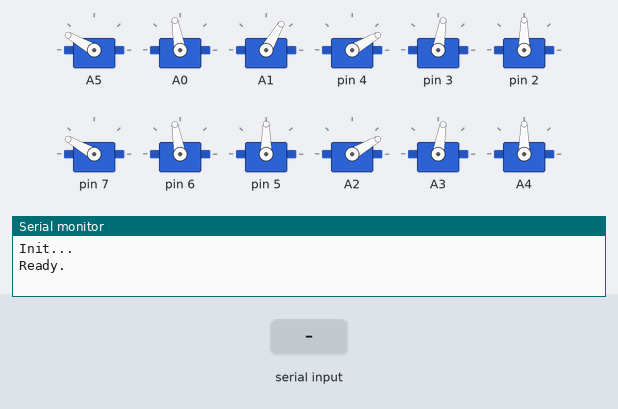
This sketch was run on a simulated Arduino Uno, built with avr-gcc and run on an emulated ATmega328P. On the bench: 12 × servo, the last lines printed to the serial monitor. Inputs (shaded band) come from the test bench.

Above: at 5.4 s.
5.5 s: "e" received over Serial
At 6.2 s:
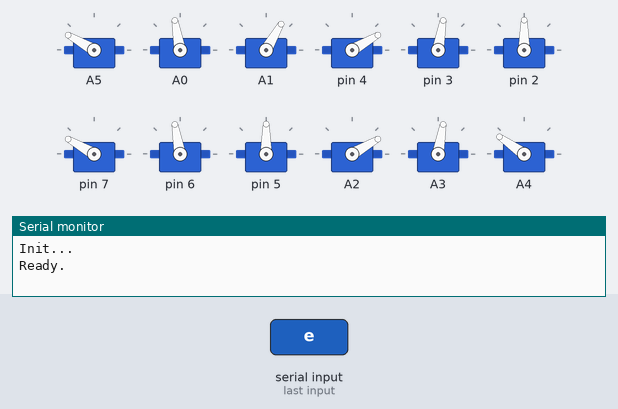
9.0 s: "90,45\n" received over Serial
At 14.3 s:
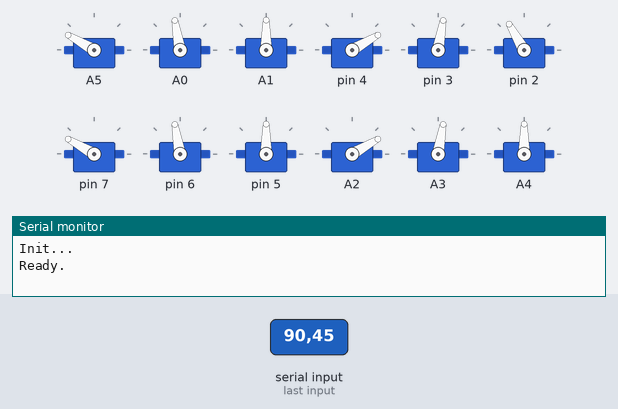
16.2 s: byte 105 ('i') received over Serial
19.7 s: byte 108 ('l') received over Serial
41.7 s: "h" received over Serial
At 47.1 s:
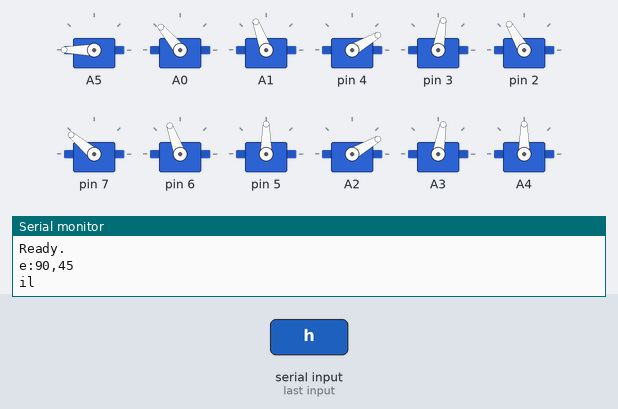
62.3 s: "k" received over Serial
At 74.6 s:
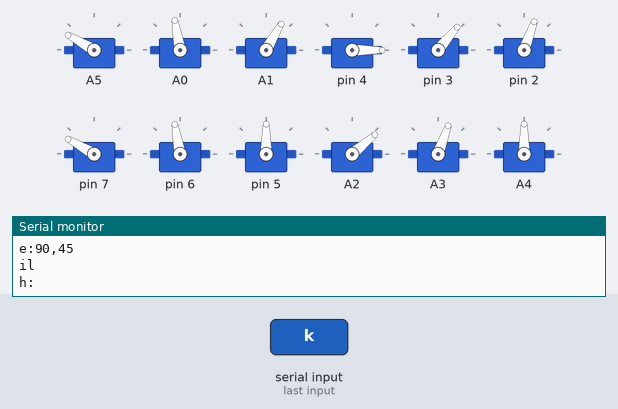
Timing chart, 0 to 82.5 s (numbered marks = the images above; inputs shaded):
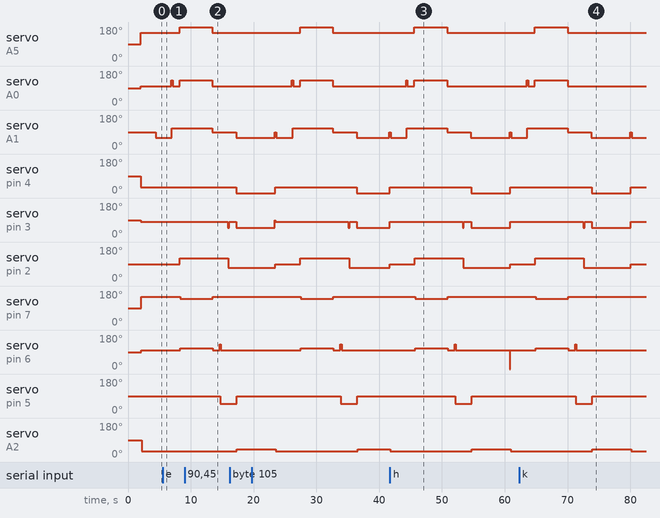

Measured:
- after the input at 41.7 s, servo on A4: goes on until 45.8 s, then stays 90°
- after the input at 62.3 s, servo on A0: goes on until 70.0 s, then stays 100°

The sketch:

synchrobot-mini-spider-v1.ino
```cpp
#include "quadbot.h"

Quadbot* bot;

void setup() {
  Serial.begin(115200);
  Serial.println("Init...");
  bot = new Quadbot(A5, A0, A1,
                    4, 3, 2,
                    7, 6, 5,
                    A2, A3, A4);

  bot->
    a()->hip()->setLimits(45, 145)->bot->
    b()->hip()->setLimits(35, 130)->bot->
    c()->hip()->setLimits(50, 150)->bot->
    d()->hip()->setLimits(45, 145)->bot->
    setSpeed(fastest)->
    wait(2000)->
    goStand()->wait(2000)
  ;
  Serial.println("Ready.");
}

void loop() {
  if(Serial.available() > 0) {
    char jointLetter = Serial.read();
    String posString = Serial.readString();
    Serial.print(jointLetter);
    Serial.print(":");
    Serial.println(posString);
    setJoint(jointLetter, posString.toInt());
  }
  bot->
    goWalk(1)
  ;
}

void setJoint(char jointLetter, int pos) {
  int leg =
    jointLetter <= 'c' ? 0 :
    (jointLetter <= 'f' ? 1 :
    (jointLetter <= 'i' ? 2 :
    (jointLetter <= 'l' ? 3 : -1)));
  int joint =
    jointLetter == 'a' || jointLetter == 'd' || jointLetter == 'g' || jointLetter == 'j' ? 0 :
    (jointLetter == 'b' || jointLetter == 'e' || jointLetter == 'h' || jointLetter == 'k' ? 1 :
    (jointLetter == 'c' || jointLetter == 'f' || jointLetter == 'i' || jointLetter == 'l' ? 2 : -1));
  if(leg < 0 || joint < 0 || leg > 3 || joint > 2) {
    Serial.print("Error:");
    Serial.print(jointLetter);
    Serial.print(":");
    Serial.print(leg);
    Serial.print(":");
    Serial.println(joint);
  } else {
    bot->leg(leg)->joint(joint)->set(pos)->go();
  }
}
```

joint.h
```cpp
#include "quadbot.h"
#ifndef Joint_h
#define Joint_h
#include <Arduino.h>
#include <Servo.h>
class Quadbot;
class Leg;

// "clockwise" means standing the servo motor with the white join facing down, and on the top side of the view, looking straight down on the servo. This means the number gets greater as it goes clockwise in this manner, and less as it goes counter-clockwise.
// This is used to orient the joints to understand the direction
// Clockwise means bigger, and if clockwise is false then it offsets in the other direction (lower number)

class Joint {
  private:
  int pos;
  int movePos;
  int lastPos;
  int minPos;
  int midPos;
  int maxPos;
  bool clockwise;

  public:
  Quadbot* bot;
  Leg* leg;
  Servo servo;

  Joint(Quadbot* inBot, Leg* inLeg, bool newClockwise, int pin) {
    bot = inBot;
    leg = inLeg;
    clockwise = newClockwise;
    servo.attach(pin);
    setLimits(0, 180);
    lastPos = midPos;
    movePos = lastPos;
    middle();
  }

  Joint* setLimits(int newMinPos, int newMaxPos) {
    minPos = newMinPos;
    maxPos = newMaxPos;
    midPos = 90;
    return this;
  }

  int getPos() {
    return clockwise ? pos : 180 - pos;
  }

  int getLastPos() {
    return clockwise ? lastPos : 180 - lastPos;
  }

  Joint* set(int newPos) {
    pos = clip(clockwise ? newPos : 180 - newPos);
    movePos = lastPos;
    return this;
  }

  Joint* offset(int offset) {
    return set(pos + offset);
  }

  Joint* offsetGo(int offset) {
    return set(pos + offset)->go();
  }

  Joint* setGo(int newPos) {
    pos = clip(clockwise ? newPos : 180 - newPos);
    movePos = lastPos;
    go();
    return this;
  }

  Joint* go() {
    go(180);
    return this;
  }

  bool go(int increment) {
    if(movePos == pos) return true;
    bool positive = (movePos < pos);
    movePos += positive ? increment : -increment;
    movePos = (positive && movePos >= pos) || (!positive && movePos <=pos) ? pos : movePos;
    servo.write(movePos);
    if(movePos == pos) {
      lastPos = pos;
      return true;
    } else {
      return false;
    }
  }

  int clip(int newPos) {
    newPos = newPos < minPos ? minPos : newPos;
    newPos = newPos > maxPos ? maxPos : newPos;
    return newPos;
  }

  Joint* minimum() {
    set(minPos);
    return this;
  }

  Joint* middle() {
    set(midPos);
    return this;
  }

  Joint* maximum() {
    set(maxPos);
    return this;
  }

  Joint* wait(int millis) {
    delay(millis);
    return this;
  }
};
#endif
```

leg.h
```cpp
#ifndef Leg_h
#define Leg_h
#include <Arduino.h>
#include "joint.h"
class Quadbot;

class Leg {
  public:
  Joint* joints[3];
  Quadbot* bot;
  Leg(Quadbot* inBot,
      bool footClockwise, int footPin,
      bool thighClockwise, int thighPin,
      bool hipClockwise, int hipPin) {
    bot = inBot;
    joints[0] = new Joint(bot, this, footClockwise, footPin);
    joints[1] = new Joint(bot, this, thighClockwise, thighPin);
    joints[2] = new Joint(bot, this, hipClockwise, hipPin);
  }

  Joint* joint(int i) {
    return joints[i];
  }

  Joint* foot() {
    return joint(0);
  }

  Joint* thigh() {
    return joint(1);
  }

  Joint* hip() {
    return joint(2);
  }

  Leg* go() {
    go(180);
    return this;
  }

  bool go(int increment) {
    bool moved = true;
    for(int i = 0; i < 3; i++) {
      moved = joint(i)->go(increment) && moved;
    }
    return moved;
  }

  Leg* goRaise() {
    thigh()->set(130)->go();
  }

  Leg* goLower() {
    thigh()->set(100)->go();
  }

  Leg* middle() {
    for(int i = 0; i < 3; i++) {
      joint(i)->middle();
    }
    return this;
  }

  Leg* set(int pos[3]) {
    for(int i = 0; i < 3; i++) {
      joint(i)->set(pos[i]);
    }
    return this;
  }

  Leg* set(int footPos, int thighPos, int hipPos) {
    foot()->set(footPos);
    thigh()->set(thighPos);
    hip()->set(hipPos);
    return this;
  }

  Leg* wait(int millis) {
    delay(millis);
    return this;
  }

  Leg* getPos(int pos[]) {
    for(int i = 0; i < 3; i++) {
      pos[i] = joint(i)->getPos();
    }
    return this;
  }

  Leg* getLastPos(int pos[]) {
    for(int i = 0; i < 3; i++) {
      pos[i] = joint(i)->getLastPos();
    }
    return this;
  }
};
#endif
```

quadbot.h
```cpp
#ifndef Quadbot_h
#define Quadbot_h
#include <Arduino.h>
#include "leg.h"

// Legs start from front left leg (top left looking down with front of robot on top) and go clockwise
// when passing in pins, follow the legs in this pattern, front left clockwise looking down and end on back left, and
// each leg starts at the foot and goes inward such that the feet are a, d, g, j in clockwise-leg order
//
enum level {
  slowest, slow, medium, fast, fastest
};

class Quadbot {
  private:
  level speed = medium;

  public:
  Leg* legs[4];
  Quadbot(int pinA, int pinB, int pinC,
          int pinD, int pinE, int pinF,
          int pinG, int pinH, int pinI,
          int pinJ, int pinK, int pinL) {
    legs[0] = new Leg(this, false, pinA, true, pinB, true, pinC);
    legs[1] = new Leg(this, true, pinD, false, pinE, false, pinF);
    legs[2] = new Leg(this, false, pinG, true, pinH, true, pinI);
    legs[3] = new Leg(this, true, pinJ, false, pinK, false, pinL);
  }

  Leg* leg(int i) {
    return legs[i];
  }

  Leg* a() {
    return leg(0);
  }

  Leg* b() {
    return leg(1);
  }

  Leg* c() {
    return leg(2);
  }

  Leg* d() {
    return leg(3);
  }

  Quadbot* go() {
    bool moved = false;
    while(!moved) {
      for(int i = 0; i < 4; i++) {
        moved = leg(i)->go(speedIncrement()) || moved;
        delay(50);
      }
    }
    return this;
  }

  int speedIncrement() {
    int increment;
    increment = speed == slowest ? 1 : increment;
    increment = speed == slow ? 5 : increment;
    increment = speed == medium ? 20 : increment;
    increment = speed == fast ? 75 : increment;
    increment = speed == fastest ? 180 : increment;
    return increment;
  }

  Quadbot* set(int pos[][3]) {
    for(int i = 0; i < 4; i++) {
      leg(i)->set(pos[i]);
    }
    return this;
  }

  Quadbot* set(int aPos, int bPos, int cPos,
                    int dPos, int ePos, int fPos,
                    int gPos, int hPos, int iPos,
                    int jPos, int kPos, int lPos) {
    a()->set(aPos, bPos, cPos);
    b()->set(dPos, ePos, fPos);
    c()->set(gPos, hPos, iPos);
    d()->set(jPos, kPos, lPos);
    return this;
  }

  Quadbot* getPos(int pos[][3]) {
    int legPos[3];
    a()->getPos(legPos);
    copyPos(legPos, pos[0]);
    b()->getPos(legPos);
    copyPos(legPos, pos[1]);
    c()->getPos(legPos);
    copyPos(legPos, pos[2]);
    d()->getPos(legPos);
    copyPos(legPos, pos[3]);
    return this;
  }

  Quadbot* getLastPos(int pos[][3]) {
    int legPos[3];
    a()->getLastPos(legPos);
    copyPos(legPos, pos[0]);
    b()->getLastPos(legPos);
    copyPos(legPos, pos[1]);
    c()->getLastPos(legPos);
    copyPos(legPos, pos[2]);
    d()->getLastPos(legPos);
    copyPos(legPos, pos[3]);
    return this;
  }

  Quadbot* copyPos(int src[3], int des[3]) {
    for(int i = 0; i < 3; i++) {
      des[i] = src[i];
    }
    return this;
  }

  Quadbot* wait(int millis) {
    delay(millis);
    return this;
  }

  Quadbot* setSpeed(level newSpeed) {
    speed = newSpeed;
    return this;
  }

  Quadbot* flatten() {
    for(int i = 0; i < 4; i++) {
      leg(i)->middle();
    }
    return this;
  }

  Quadbot* stand() {
    for(int i = 0; i < 4; i++) {
      leg(i)->foot()->set(30);
      leg(i)->thigh()->set(100);
      leg(i)->hip()->middle();
    }
    return this;
  }
  Quadbot* goStand() {
    return stand()->go();
  }

  Quadbot* goTwist(int cycles) {
    for(int c = 0; c < cycles; c++) {
      a()->hip()->set(0)->bot->
      b()->hip()->set(0)->bot->
      c()->hip()->set(0)->bot->
      d()->hip()->set(0)->bot->
      go()->wait(1000);
      a()->hip()->set(180)->bot->
      b()->hip()->set(180)->bot->
      c()->hip()->set(180)->bot->
      d()->hip()->set(180)->bot->
      go()->wait(1000);
    }
    return this;
  }

  Quadbot* goLeanTowards(int legIndex) {
    goStand();
    legIndex %= 4;
    leg(legIndex)->thigh()->offset(50);
    leg(legIndex)->foot()->offset(50);
    leg((legIndex + 1) % 4)->hip()->offset(20);
    leg((legIndex - 1) % 4)->hip()->offset(-20);
    go();
    return this;
  }

  Quadbot* goLiftFeet(int cycles) {
    for(int c = 0; c < cycles; c++) {
      for(int i = 0; i < 4; i++) {
        goLeanTowards((i + 2) % 4)->wait(5000);
        // leg(i)->foot()->middle()->go()->wait(3000);
      }
    }
    return this;
  }

  Quadbot* goWave(int cycles) {
    for(int c = 0; c < cycles; c++) {
      goStand()->wait(1000);
      goLeanTowards(3)->wait(1000);

      leg(1)->thigh()->offset(40);
      leg(1)->foot()->offset(-20);

      leg(1)->foot()->offsetGo(60);
      leg(1)->hip()->offsetGo(5)->wait(200);

      leg(1)->foot()->offsetGo(-60);
      leg(1)->hip()->offsetGo(-5)->wait(200);

      leg(1)->foot()->offsetGo(60);
      leg(1)->hip()->offsetGo(5)->wait(200);

      leg(1)->foot()->offsetGo(-60);
      leg(1)->hip()->offsetGo(-5)->wait(200);

      leg(1)->foot()->offsetGo(60);
      leg(1)->hip()->offsetGo(5)->wait(200);
      goStand()->wait(1000);
    }
    return this;
  }

  Quadbot* goWalk(int cycles) {
    goStand();
    for(int c = 0; c < cycles; c++) {
      for(int i = 0; i < 2; i++) {
        stand()->leg(0 + i)->hip()->set(60);
        go();
        wait(1000);

        leg(3 - i)->goRaise()->wait(100);
        leg(3 - i)->hip()->set(30)->go()->wait(100);
        leg(3 - i)->goLower()->wait(100);
        wait(1000);

        leg(0 + i)->goRaise()->wait(100);
        leg(0 + i)->hip()->set(110)->go()->wait(100);
        leg(0 + i)->goLower()->wait(100);
        wait(1000);

        leg(1 - i)->hip()->set(60);
        leg(3 - i)->hip()->set(90);
        leg(0 + i)->foot()->set(0);
        leg(0 + i)->thigh()->set(130);
        leg(2 + i)->foot()->set(40);
        leg(2 + i)->thigh()->set(110);
        go()->wait(5000);
      }
    }
    return this;
  }

  Quadbot* goDance() {
    return this;
  }
};
#endif
```
